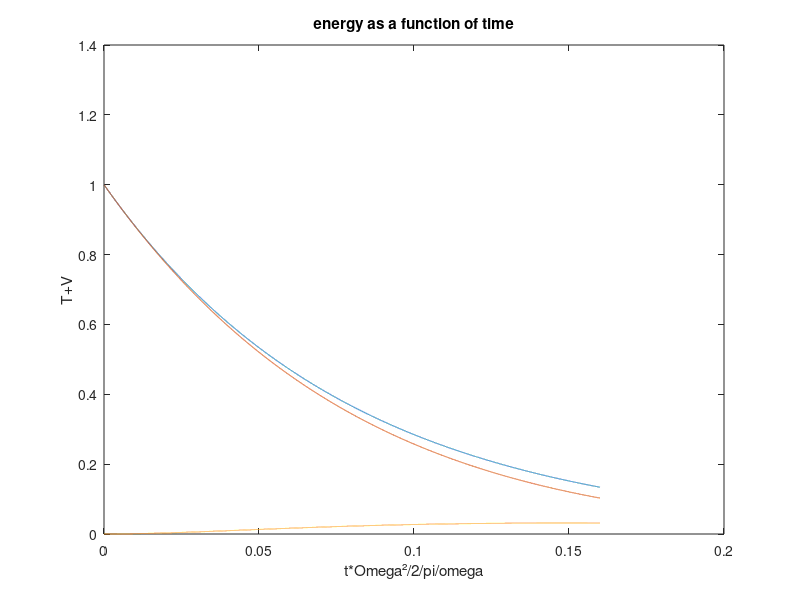

This figure's MATLAB source:
clc, clearvars
%problem parameters
initE=1;
omega=1;
gamma=10^(-3)*omega;
couplingR=0.5;

%my assumptions:
mass=1;

%time constant
tau=2*pi/couplingR/gamma;

%simulating parameters(in seconds)
dt=0.1;
final=0.16*tau;


%important arrays:
t=0:(dt):final;
phase=zeros(4,size(t,2));
eigenPhase=zeros(4,1);

%simulating the phase
matrix=[0 1 0 0;-omega^2 -gamma couplingR*omega*gamma 0;0 0 0 1;couplingR*omega*gamma 0 -omega^2 -gamma];
[eigenVectors,diagonal]=eig(matrix);
eigenVectors*eigenVectors'
eigenPhase(:,1)=eigenVectors\[sqrt(2*initE/omega^2/mass);0;0;0];
for index=1:size(t,2)
  phase(:,index)=real(eigenVectors*expm(diagonal*t(index))*eigenPhase);
end



  %energy:
energy=zeros(2,size(t,2));
energy(1,:)=mass*(phase(2,:).^2)./2+mass*omega^2*phase(1,:).^2/2;
energy(2,:)=mass*(phase(4,:).^2)./2+mass*omega^2*phase(3,:).^2/2;
regularFall=energy(1,1)*exp(-gamma*t);
plot(t/tau,regularFall,"DisplayName","uncoupled")

title('energy as a function of time')
xlabel("t*Omega²/2/pi/omega")
ylabel("T+V")
hold on

plot(t/tau,energy(1,:),"DisplayName","particle 1")

plot(t/tau,energy(2,:),"DisplayName","particle 2")

hold off
